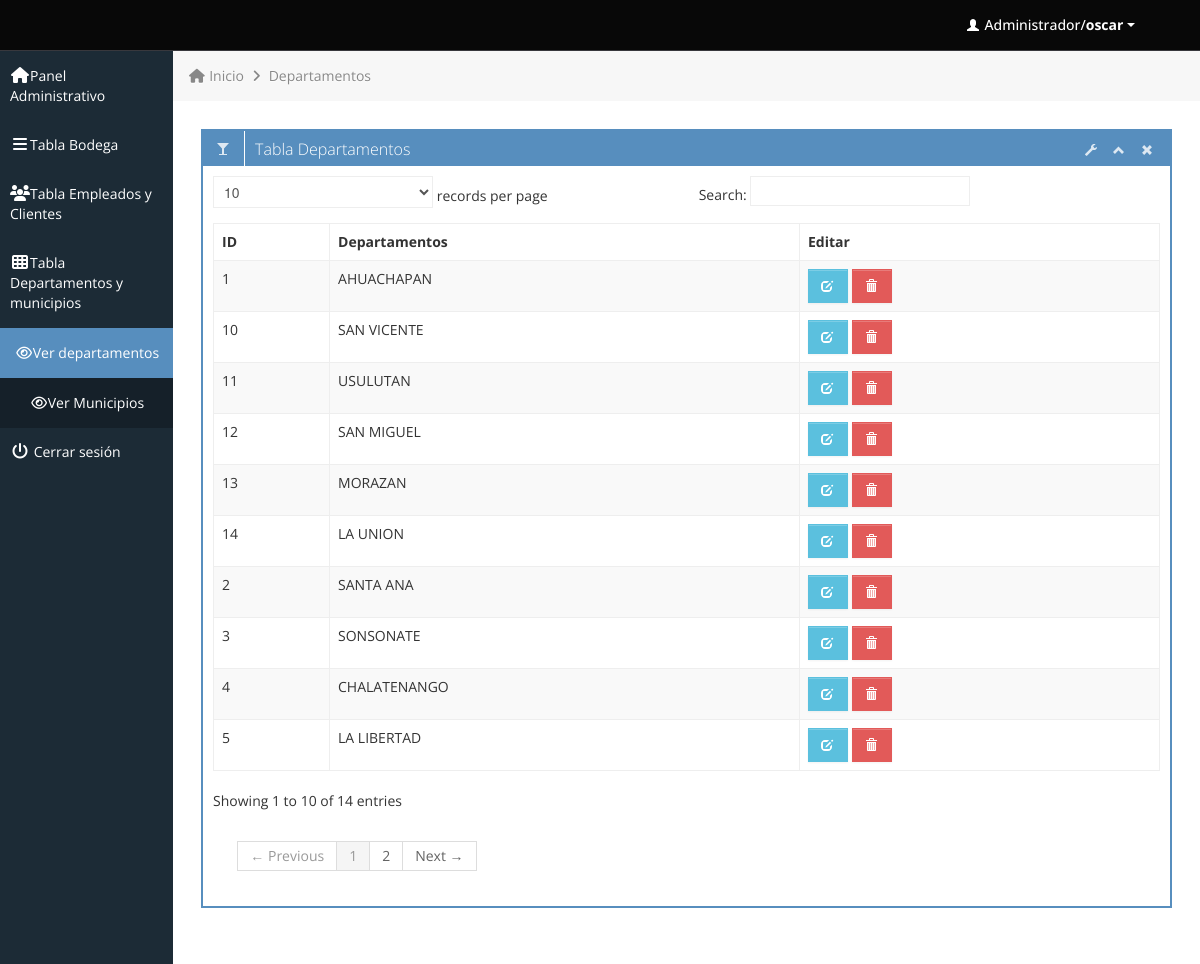
The app's page /verDepartamentos.php (signed in) with its own data.
### tables this page shows
CREATE TABLE `departamentos` (
  `idDepartamento` int(11) NOT NULL,
  `nombre` varchar(20) NOT NULL
);

### verDepartamentos.php (the view, shortened to what this page needs)
<div class="row-fluid sortable">
	<div class="box span12">
		<div class="box-header" data-original-title>
			<h2><i class="halflings-icon white "></i><span class="break"></span>Tabla Departamentos</h2>
			<div class="box-icon">
				<a href="#" class="btn-setting"><i class="halflings-icon white wrench"></i></a>
				<a href="#" class="btn-minimize"><i class="halflings-icon white chevron-up"></i></a>
				<a href="#" class="btn-close"><i class="halflings-icon white remove"></i></a>
			</div>
		</div>
		<div class="box-content">
			<table class="table table-striped table-bordered bootstrap-datatable datatable">
			  <thead>
				  <tr>
					  <th>ID</th>
					  <th>Departamentos</th>
					   <th>Editar</th>
				  </tr>
			  </thead>
			  <tbody>
				<?php
					$sql = "SELECT * from departamentos";
					$result=mysql_query($sql);
				while ($row=mysql_fetch_array($result))
				{ ?>
				<tr>
					<td><?php echo $row['idDepartamento']; ?></td>
					<td><?php echo $row['nombre']; ?></td>
					<td class="center">
						<a class="btn btn-info" href="editarDepartamento.php?depID=<?php echo $row['idDepartamento']; ?>">
							<i class="halflings-icon white edit"></i>
						</a>
						<a class="btn btn-danger" onclick="return confirmDel()" href="deleteDepartamento.php?delDID=<?php echo $row['idDepartamento'];?>">
							<i class="halflings-icon white trash"></i>
						</a>
					</td>
				</tr>
				<?php
				   }
				?>
			  </tbody>
		  </table>
		</div>
	</div>
</div>

### css/style.css (style rules this page uses)
body { background: #F5F5F5; color: #333; border: none; font-family: 'Open Sans', sans-serif; font-weight: 400; }
a { color: #646464; }
h2 { font-size: 16px; line-height: 16px; }
.box { border: 2px solid #578EBE; background: #fff !important; margin-bottom: 28px; }
.box-header { height: 16px; font-size: 16px; line-height: 16px; padding: 10px; background: #578EBE; -webkit-box-shadow: none; -moz-box-shadow: none; box-shadow: none; overflow: hidden; }
.box-header h2 { float:left; margin-top: 0px; font-weight: 300; }
.box-header .box-icon, .box-header h2 { color:#fff; }
.box-header h2 i { margin: 0px 3px 0px 4px; opacity: .8; filter: alpha(opacity=80); -ms-filter:"progid:DXImageTransform.Microsoft.Alpha(Opacity=80)"; }
.box-header .box-icon { float:right; margin-top: 1px; }
.box-header .box-icon i { -webkit-transition: all 0.1s ease-in-out; -moz-transition: all 0.1s ease-in-out; -o-transition: all 0.1s ease-in-out; -ms-transition: all 0.1s ease-in-out; transition: all 0.1s ease-in-out; opacity: .8; filter: alpha(opacity=80); -ms-filter:"progid:DXImageTransform.Microsoft.Alpha(Opacity=80)"; }
.box-header .box-icon a { margin: 0px 5px; }
.box-content { position: relative; z-index: 50; margin-top: -1px; padding: 10px; background: #fff !important; }
.btn { display: inline-block; padding: 6px 12px; margin-bottom: 0; font-size: 14px; font-weight: 500; line-height: 20px; text-align: center; white-space: nowrap; vertical-align: middle; cursor: pointer; border: 1px solid #a7a9aa; -webkit-border-radius: 0px !important; border-radius: 0px !important; }
.btn i { margin-top: 2px; }
.btn { color: #ffffff; background-color: #a7a9aa; border-color: #a7a9aa; background-image: none; filter: none; text-shadow: none; }
.btn-danger { background-color: #E25A59; border-color: #E25A59; }
.btn-info { background-color: #5bc0de; border-color: #5bc0de; }
.table th, .table td { border-top: 1px solid #eee; }
.table-bordered { border-color: #eee; -webkit-border-radius: 0px !important; -moz-border-radius: 0px !important; border-radius: 0px !important; }
.table-bordered th, .table-bordered td { border-left: 1px solid #eee; }
.table-bordered thead:first-child tr:first-child > th:first-child, .table-bordered tbody:first-child tr:first-child > td:first-child, .table-bordered tbody:first-child tr:first-child > th:first-child { -webkit-border-radius: 0px !important; -moz-border-radius: 0px !important; border-radius: 0px !important; }
.table-bordered thead:first-child tr:first-child > th:last-child, .table-bordered tbody:first-child tr:first-child > td:last-child, .table-bordered tbody:first-child tr:first-child > th:last-child { -webkit-border-radius: 0px !important; -moz-border-radius: 0px !important; border-radius: 0px !important; }
.table-bordered thead:last-child tr:last-child > th:first-child, .table-bordered tbody:last-child tr:last-child > td:first-child, .table-bordered tbody:last-child tr:last-child > th:first-child, .table-bordered tfoot:last-child tr:last-child > td:first-child, .table-bordered tfoot:last-child tr:last-child > th:first-child { -webkit-border-radius: 0px !important; -moz-border-radius: 0px !important; border-radius: 0px !important; }
.table-bordered thead:last-child tr:last-child > th:last-child, .table-bordered tbody:last-child tr:last-child > td:last-child, .table-bordered tbody:last-child tr:last-child > th:last-child, .table-bordered tfoot:last-child tr:last-child > td:last-child, .table-bordered tfoot:last-child tr:last-child > th:last-child { -webkit-border-radius: 0px !important; -moz-border-radius: 0px !important; border-radius: 0px !important; }

### css/halflings.css (style rules this page uses)
html, html .halflings { -webkit-font-smoothing: antialiased !important; }
.halflings-icon { display: inline-block; width: 14px; height: 14px; line-height: 14px; vertical-align: text-top; background-image: url(../img/glyphicons_halflings.svg); background-position: 0 0; background-repeat: no-repeat; vertical-align: top; *display: inline; *zoom: 1; *margin-right: .3em; }
.halflings-icon.white { background-image: url(../img/glyphicons_halflings-white.svg); }
.halflings-icon.remove { background-position: -312px 0; }
.halflings-icon.trash { background-position: -456px 0; }
.halflings-icon.edit { background-position: -96px -72px; }
.halflings-icon.chevron-up { background-position: -288px -120px; }
.halflings-icon.wrench { background-position: -360px -144px; }

### records on screen
departamentos: idDepartamento "1", nombre "AHUACHAPAN"
departamentos: idDepartamento "2", nombre "SANTA ANA"
departamentos: idDepartamento "3", nombre "SONSONATE"
departamentos: idDepartamento "4", nombre "CHALATENANGO"
departamentos: idDepartamento "5", nombre "LA LIBERTAD"
departamentos: idDepartamento "10", nombre "SAN VICENTE"
departamentos: idDepartamento "11", nombre "USULUTAN"
departamentos: idDepartamento "12", nombre "SAN MIGUEL"
departamentos: idDepartamento "13", nombre "MORAZAN"
departamentos: idDepartamento "14", nombre "LA UNION"

### other values on screen
$_SESSION['user'] "oscar"
